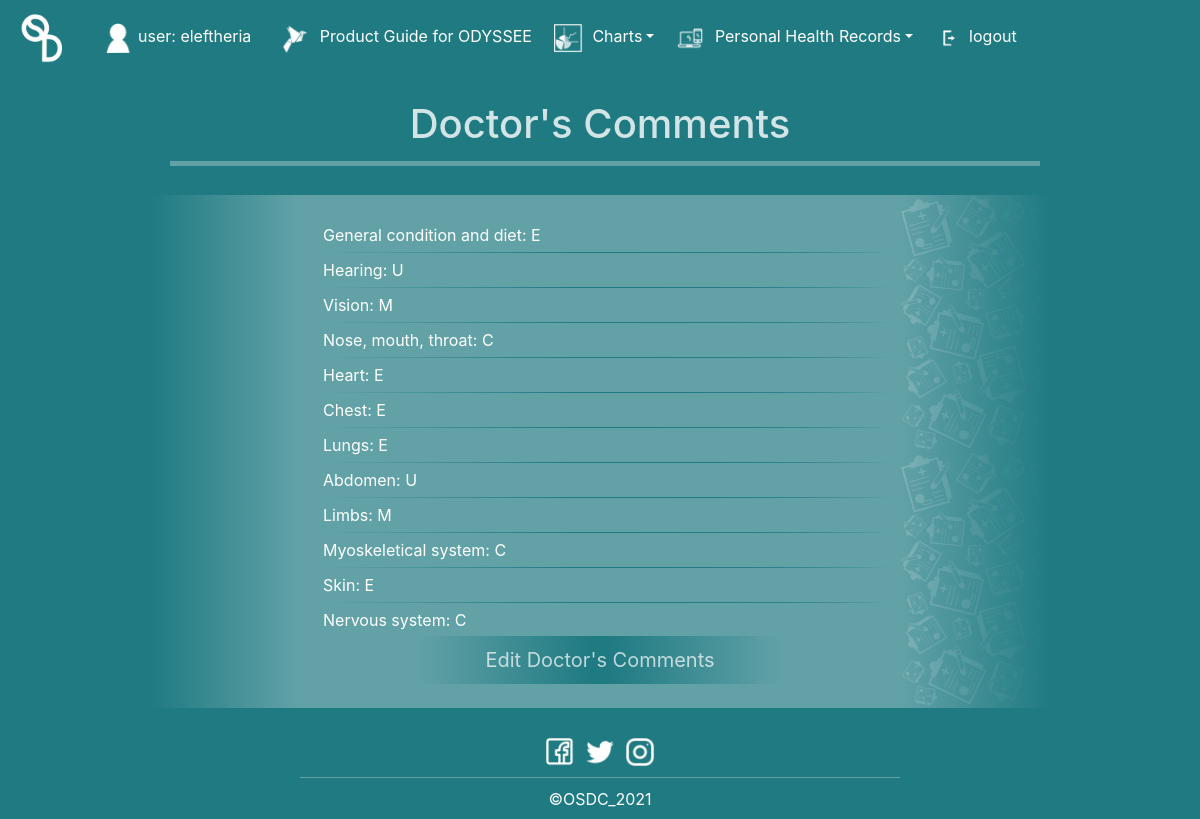
The app's page /dcview/ (signed in) with its own data.
### main/models.py (models this page shows, shortened)
class DoctorsComments(models.Model):
    EXCELENT = 'E'
    MODERATE = 'M'
    CRITICAL = 'C'
    URGENT = 'U'
    CONDITION_CHOICES = (
        (EXCELENT, 'Excelent'),
        (MODERATE, 'Moderate'),
        (CRITICAL, 'Critical'),
        (URGENT, 'Urgent')
    )
    user = models.ForeignKey(User, on_delete=models.CASCADE, related_name="doctorscomments", null=True)
    general = models.CharField(max_length=1, choices=CONDITION_CHOICES, default='NULL')
    hearing = models.CharField(max_length=1, choices=CONDITION_CHOICES, default='NULL')
    vision = models.CharField(max_length=1, choices=CONDITION_CHOICES, default='NULL')
    respiratoryTract = models.CharField(max_length=1, choices=CONDITION_CHOICES, default='NULL')
    heart = models.CharField(max_length=1, choices=CONDITION_CHOICES, default='NULL')
    chest = models.CharField(max_length=1, choices=CONDITION_CHOICES, default='NULL')
    lungs = models.CharField(max_length=1, choices=CONDITION_CHOICES, default='NULL')
    abdomen = models.CharField(max_length=1, choices=CONDITION_CHOICES, default='NULL')
    myoskeleticalSystem = models.CharField(max_length=1, choices=CONDITION_CHOICES, default='NULL')
    limbs = models.CharField(max_length=1, choices=CONDITION_CHOICES, default='NULL')
    skin = models.CharField(max_length=1, choices=CONDITION_CHOICES, default='NULL')
    nervousSystem = models.CharField(max_length=1, choices=CONDITION_CHOICES, default='NULL')
    dateOfUpdate = models.DateTimeField(default=datetime.now())
    class Meta:
        ordering = ['user']

### main/views.py (the view)
# urls.py: path('dcview/', views.dcview, name="dcview"),
def dcview(response):
    current_user = response.user
    return render(response, "main/dcview.html", {"current_user":current_user})

### main/templates/main/dcview.html (shortened to what this page needs)
{% extends 'main/view.html' %}
{% load static %}
{% block header %}
    <h1 class="text-white" style="opacity: 0.8;">Doctor's Comments</h1>
{% endblock %}
{% block content %}
			{% if current_user.doctorscomments.all %}
				{% for dc in current_user.doctorscomments.all %}
					<p>General condition and diet: {{dc.general}}</p>
                    <hr>
					<p>Hearing: {{dc.hearing}}</p>
                    <hr>
					<p>Vision: {{dc.vision}}</p>
                    <hr>
					<p>Nose, mouth, throat: {{dc.respiratoryTract}}</p>
                    <hr>
					<p>Heart: {{dc.heart}}</p>
                    <hr>
					<p>Chest: {{dc.chest}}</p>
                    <hr>
					<p>Lungs: {{dc.lungs}}</p>
                    <hr>
					<p>Abdomen: {{dc.abdomen}}</p>
                    <hr>
					<p>Limbs: {{dc.limbs}}</p>
                    <hr>
					<p>Myoskeletical system: {{dc.myoskeleticalSystem}}</p>
                    <hr>
					<p>Skin: {{dc.skin}}</p>
                    <hr>
					<p>Nervous system: {{dc.nervousSystem}}</p>
				{% endfor %}
			{% else %}
				<div class="row justify-content-center">
					<p>Here will be presented all your doctor's comments.</p>
				</div>
			{% endif %}
{% endblock %}
{% block image %}
	url('{% static 'main/DCmt.png' %}')
{% endblock %}
{% block button %}
	Edit Doctor's Comments
{% endblock %}
{% block link %}
	/dc
{% endblock %}

### main/templates/main/base.html (shortened to what this page needs)
{% load static %}
<html>
<head>
    <link rel="stylesheet" href="https://stackpath.bootstrapcdn.com/bootstrap/4.3.1/css/bootstrap.min.css">
    <link rel="stylesheet" href="https://cdnjs.cloudflare.com/ajax/libs/font-awesome/4.7.0/css/font-awesome.min.css">
</head>
<body>
    <nav class="navbar navbar-expand-lg navbar-dark" style="background-color:#1f7a82; z-index:99; position:fixed; width:100%;">
        <a class="navbar-brand text-white" href="/home"><img src="{% static 'main/OSDC.png' %}" alt="LOGO" style="width:50px;"></a>
        <li class="nav-item" style="display: {% if current_user.is_authenticated %}block{% else %}none{% endif %};">
            <a class="nav-link text-white"><img src="{% static 'main/user.png' %}" alt="user" class="social-logo">user: {{current_user.username}}</a>
        </li>
        <div class="collapse navbar-collapse" id="navbarNav">
            <ul class="navbar-nav" style="font-size: 16px;">
                <li class="nav-item" style="display: {% if current_user.is_authenticated %}block{% else %}block{% endif %};">
                    <a class="nav-link text-white" href="/prg"><img src="{% static 'main/prg.png' %}" alt="DC" class="social-logo"> Product Guide for ODYSSEE</a>
                </li>
                <li class="nav-item dropdown text-white" style="display: {% if current_user.is_authenticated %}block{% else %}block{% endif %};">
                    <a class="nav-link dropdown-toggle text-white" data-toggle="dropdown" href="#"><img src="{% static 'main/charts.png' %}" alt="PD" class="social-logo"> Charts</a>
                </li>
                <li class="nav-item dropdown text-white" style="display: {% if current_user.is_authenticated %}block{% else %}none{% endif %};">
                    <a class="nav-link dropdown-toggle text-white" data-toggle="dropdown" href="#"><img src="{% static 'main/tools.png' %}" alt="PD" class="social-logo"> Personal Health Records</a>
                </li>
                <li class="nav-item" style="display: {% if current_user.is_authenticated %}block{% else %}none{% endif %};">
                    <a class="nav-link text-white" href="/logout"><img src="{% static 'main/Lo.png' %}" alt="logout" class="social-logo">logout</a>
                </li>
            </ul>
        </div>
    </nav>
	<div id="content" name="content">
        <div class="row justify-content-center m-0">
            <div style="margin-top: 100px;">
                {% block header %}
                {% endblock %}
            </div>
        </div>
        <div class="row justify-content-center m-0" id="main" style="padding-top: {% block hr-padding %}{% endblock %};">
                <div  class="col-9">
                    <hr style="height:5px; background-image:linear-gradient(90deg, #62a2a7, #62a2a7); display: {% block hr %}{% endblock %};">
                </div>
        </div>
        <div class="row justify-content-center m-0">
            <br>
        </div>
        <div class="row justify-content-center m-0">
                <div  class="col-9" style="background-color:#62a2a7;">
                    <div class="text-white">
                        <div class="row justify-content-center">
                            {% block view %}
                            {% endblock %}
                        </div>
                    </div>
                </div>
        </div>
        <div class="row justify-content-center m-0">
            <br>
        </div>
        <div id="footer" name="footer" class="footer m-0 p-0" style="padding-top: 10px;">
                <div class="col-12">
                    <div class="row justify-content-center">
                        <div class="col social">
                            <a href="#"><img src="{% static 'main/facebook.png' %}" alt="facebook" class="social-logo"></a>
                        </div>
                        <div class="col social">
                            <a href="#"><img src="{% static 'main/twitter.png' %}" alt="twitter" class="social-logo"></a>
                        </div>
                        <div class="col social">
                            <a href="#"><img src="{% static 'main/instagram.png' %}" alt="instagram" class="social-logo"></a>
                        </div>
                    </div>
                <div class="row justify-content-center">
                    <hr style="background-image:linear-gradient(90deg, #62a2a7, #62a2a7); width: 50%;">
                    <div class="col-12 p-0">
                        <div class="text text-white">
                            <p>&copy;OSDC_2021</p>
                        </div>
                    </div>
                </div>
            </div>
        </div>
	</div>
</body>
</html>

### main/templates/main/base.html (style rules this page uses)
html { scroll-behavior: smooth; background-color: red; margin: 0px; padding: 0px; }
body { top: 0px; left: 0px; overflow-x: hidden; width: 100%; min-height:100%; margin: 0px; padding: 0px; background-color:#1f7a82; position: absolute; }
p { margin-bottom:0.25rem; margin-top:0.25rem; padding-left:0.5rem; padding-right:0.5rem; }
hr { width: 100%; height:1px; border-width:0; margin:5px; background-image:linear-gradient(90deg, #62a2a7, #1f7a82, 90%, #62a2a7); }
.text { text-align: center; vertical-align: middle; height: 100%; width: 100%; padding: 0px; margin: 0px; }
.social { padding: 0px; max-width: 40px; }
.social-logo { width:30px; margin: 5px; }
.footer { width: 100%; }
* { padding: 0; margin: 0; }

### records on screen
DoctorsComments: general "E", hearing "U", vision "M", respiratoryTract "C", heart "E", chest "E", lungs "E", abdomen "U", limbs "M", myoskeleticalSystem "C", skin "E", nervousSystem "C"

### other values on screen
{{ current_user.username }} "eleftheria"
